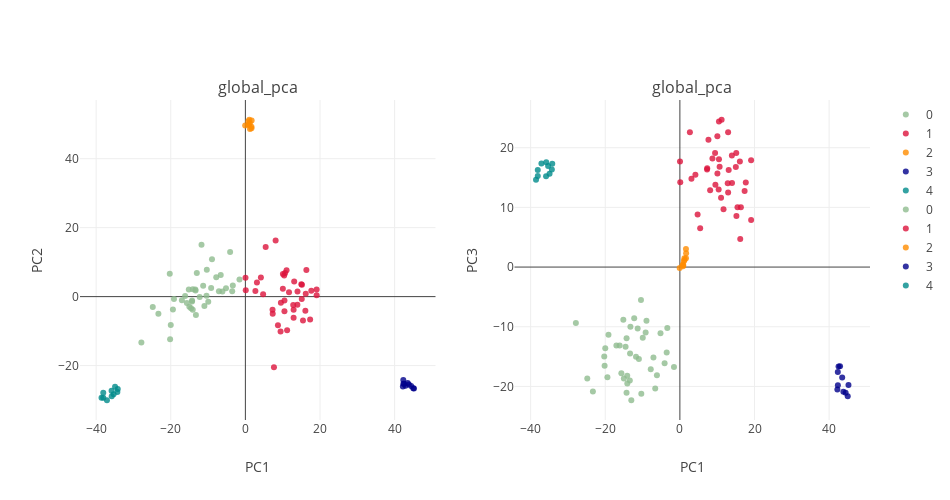

The notebook cell this image was saved under:
### Code cell
###
plot_global_pca(feats,label_select,PCA_color_ref,title= 'global_pca',height= 500,width= 950)

### Figure 1 — Plotly figure (JSON) as saved in the notebook; plotly's stock layout.template omitted (floating-point values rounded to 4 significant figures)
{"data": [{"marker": {"color": "darkseagreen", "line": {"width": 0}, "opacity": 0.8, "size": 6, "symbol": "circle"}, "mode": "markers", "name": "0", "type": "scatter", "uid": "cdfc5c2c-7f0e-4989-981b-d0928654b8da", "x": [-20.18, -23.32, -1.587, -16.16, -5.198, -13.26, -15.69, -15.02, -9.178, -8.96, -14.1, -13.42, -9.952, -27.88, -10.43, -24.83, -14.3, -19.14, -14.12, -10.34, -11.32, -6.611, -6.161, -10.99, -20.01, -14.29, -20.27, -4.1, -3.536, -7.813, -12.25, -11.76, -19.43, -15.16, -13.36, -3.374, -7.095, -14.56, -17.02, -13.02], "xaxis": "x", "y": [-12.37, -4.979, 4.953, 0.1945, 2.452, -5.356, -1.833, -2.957, 2.466, 10.85, 2.148, 2.043, -1.46, -13.32, 0.2503, -2.976, -1.403, -0.6982, -3.799, 7.761, 3.163, 6.3, 1.488, -2.73, -8.258, -1.098, 6.629, 12.92, 1.534, 5.645, -0.1093, 15.06, -3.763, 2.068, 1.765, 3.199, 1.554, -3.34, -1.08, 6.876], "yaxis": "y"}, {"marker": {"color": "crimson", "line": {"width": 0}, "opacity": 0.8, "size": 6, "symbol": "circle"}, "mode": "markers", "name": "1", "type": "scatter", "uid": "578b6a17-166c-4232-b5a4-e02b220d7803", "x": [16.35, 4.745, 7.656, 3.097, 0.09651, 8.724, 10.39, 13.97, 13.08, 19.1, 17.66, 15.11, 7.277, 15.0, 5.435, 8.108, 17.35, 4.157, 9.519, 10.47, 10.04, 15.44, 13.94, 12.92, 11.69, 9.433, 10.47, 15.15, 11.18, 16.18, 19.09, 7.322, 10.06, 12.92, 16.07, 0.03004, 10.65, 12.82, 11.03, 2.68], "xaxis": "x", "y": [7.726, 0.6863, -20.51, 4.123, 1.86, -8.285, 6.146, 1.508, 4.351, 0.3745, 1.681, -0.6554, -3.84, 3.607, 14.42, 16.26, -6.652, 5.574, -1.762, -4.264, 2.267, -6.946, -2.358, -3.832, 1.27, -10.11, -1.13, 3.469, -9.719, 0.842, 2.038, -4.971, 6.577, -6.091, -4.106, 5.506, 6.843, -2.418, 7.666, 1.619], "yaxis": "y"}, {"marker": {"color": "darkorange", "line": {"width": 0}, "opacity": 0.8, "size": 6, "symbol": "circle"}, "mode": "markers", "name": "2", "type": "scatter", "uid": "c267ddf8-7f23-4c43-94dd-d283faab12ce", "x": [0.8304, 0.7766, 1.628, 1.671, 1.05, 1.628, 1.205, 0.906, 1.234, -0.05957], "xaxis": "x", "y": [49.74, 50.88, 49.28, 51.04, 51.29, 48.82, 50.36, 49.9, 48.61, 49.61], "yaxis": "y"}, {"marker": {"color": "darkblue", "line": {"width": 0}, "opacity": 0.8, "size": 6, "symbol": "circle"}, "mode": "markers", "name": "3", "type": "scatter", "uid": "f85244ee-ab40-4a0b-a67e-a9fa8dee437c", "x": [44.99, 42.21, 44.43, 42.33, 42.53, 42.35, 42.92, 43.82, 45.19, 43.5], "xaxis": "x", "y": [-26.57, -26.1, -25.92, -24.19, -25.27, -25.28, -25.82, -25.5, -26.65, -25.08], "yaxis": "y"}, {"marker": {"color": "darkcyan", "line": {"width": 0}, "opacity": 0.8, "size": 6, "symbol": "circle"}, "mode": "markers", "name": "4", "type": "scatter", "uid": "e859293e-872c-46d6-b6f9-3d815d0cfd7d", "x": [-35.87, -38.56, -35.32, -35.83, -37.11, -34.32, -34.21, -34.94, -38.1, -38.1], "xaxis": "x", "y": [-27.32, -29.29, -28.32, -28.9, -30.05, -27.64, -26.76, -26.17, -29.34, -27.89], "yaxis": "y"}, {"marker": {"color": "darkseagreen", "line": {"width": 0}, "opacity": 0.8, "size": 6, "symbol": "circle"}, "mode": "markers", "name": "0", "type": "scatter", "uid": "7a05b472-8d63-4127-89e5-9bc590cb12b3", "x": [-20.18, -23.32, -1.587, -16.16, -5.198, -13.26, -15.69, -15.02, -9.178, -8.96, -14.1, -13.42, -9.952, -27.88, -10.43, -24.83, -14.3, -19.14, -14.12, -10.34, -11.32, -6.611, -6.161, -10.99, -20.01, -14.29, -20.27, -4.1, -3.536, -7.813, -12.25, -11.76, -19.43, -15.16, -13.36, -3.374, -7.095, -14.56, -17.02, -13.02], "xaxis": "x2", "y": [-16.55, -20.83, -16.74, -13.14, -11.09, -10.02, -17.8, -18.69, -10.98, -9.004, -19.51, -18.99, -11.86, -9.377, -5.523, -18.69, -21.08, -11.34, -18.22, -21.24, -10.3, -20.36, -18.15, -15.42, -13.59, -11.94, -15.01, -16.13, -14.31, -17.13, -8.574, -15.02, -18.45, -8.847, -14.49, -10.2, -15.15, -13.34, -13.15, -22.32], "yaxis": "y2"}, {"marker": {"color": "crimson", "line": {"width": 0}, "opacity": 0.8, "size": 6, "symbol": "circle"}, "mode": "markers", "name": "1", "type": "scatter", "uid": "54f85d47-e4a4-4163-82ef-d0a9399df08f", "x": [16.35, 4.745, 7.656, 3.097, 0.09651, 8.724, 10.39, 13.97, 13.08, 19.1, 17.66, 15.11, 7.277, 15.0, 5.435, 8.108, 17.35, 4.157, 9.519, 10.47, 10.04, 15.44, 13.94, 12.92, 11.69, 9.433, 10.47, 15.15, 11.18, 16.18, 19.09, 7.322, 10.06, 12.92, 16.07, 0.03004, 10.65, 12.82, 11.03, 2.68], "xaxis": "x2", "y": [10.04, 8.798, 21.33, 14.82, 14.23, 18.18, 12.98, 14.09, 16.28, 7.891, 14.16, 19.1, 16.34, 16.79, 6.52, 12.87, 12.76, 15.45, 13.79, 18.06, 21.93, 10.04, 18.69, 12.51, 9.684, 19.1, 24.4, 8.54, 24.69, 4.712, 17.91, 16.55, 15.67, 22.59, 17.68, 17.71, 16.82, 14.05, 11.63, 22.58], "yaxis": "y2"}, {"marker": {"color": "darkorange", "line": {"width": 0}, "opacity": 0.8, "size": 6, "symbol": "circle"}, "mode": "markers", "name": "2", "type": "scatter", "uid": "a5339496-6af1-4fb6-bd28-d3ac39b9376f", "x": [0.8304, 0.7766, 1.628, 1.671, 1.05, 1.628, 1.205, 0.906, 1.234, -0.05957], "xaxis": "x2", "y": [0.1402, 0.4378, 3.03, 2.307, 0.9788, 1.47, 1.462, 0.3069, 1.183, -0.1564], "yaxis": "y2"}, {"marker": {"color": "darkblue", "line": {"width": 0}, "opacity": 0.8, "size": 6, "symbol": "circle"}, "mode": "markers", "name": "3", "type": "scatter", "uid": "0bfe9146-adcc-49b4-a1e8-9b9630e56161", "x": [44.99, 42.21, 44.43, 42.33, 42.53, 42.35, 42.92, 43.82, 45.19, 43.5], "xaxis": "x2", "y": [-21.64, -20.53, -21.08, -17.58, -16.64, -19.82, -16.62, -20.9, -19.77, -18.52], "yaxis": "y2"}, {"marker": {"color": "darkcyan", "line": {"width": 0}, "opacity": 0.8, "size": 6, "symbol": "circle"}, "mode": "markers", "name": "4", "type": "scatter", "uid": "210ff402-d396-4309-8437-601e72603f96", "x": [-35.87, -38.56, -35.32, -35.83, -37.11, -34.32, -34.21, -34.94, -38.1, -38.1], "xaxis": "x2", "y": [15.23, 14.64, 16.92, 17.57, 17.36, 16.37, 17.3, 15.64, 16.28, 15.26], "yaxis": "y2"}], "layout": {"annotations": [{"font": {"size": 16}, "showarrow": false, "text": "global_pca", "x": 0.225, "xanchor": "center", "xref": "paper", "y": 1, "yanchor": "bottom", "yref": "paper"}, {"font": {"size": 16}, "showarrow": false, "text": "global_pca", "x": 0.775, "xanchor": "center", "xref": "paper", "y": 1, "yanchor": "bottom", "yref": "paper"}], "height": 500, "width": 950, "xaxis": {"anchor": "y", "domain": [0, 0.45], "title": "PC1"}, "xaxis2": {"anchor": "y2", "domain": [0.55, 1], "title": "PC1"}, "yaxis": {"anchor": "x", "domain": [0, 1], "title": "PC2"}, "yaxis2": {"anchor": "x2", "domain": [0, 1], "title": "PC3"}}}
